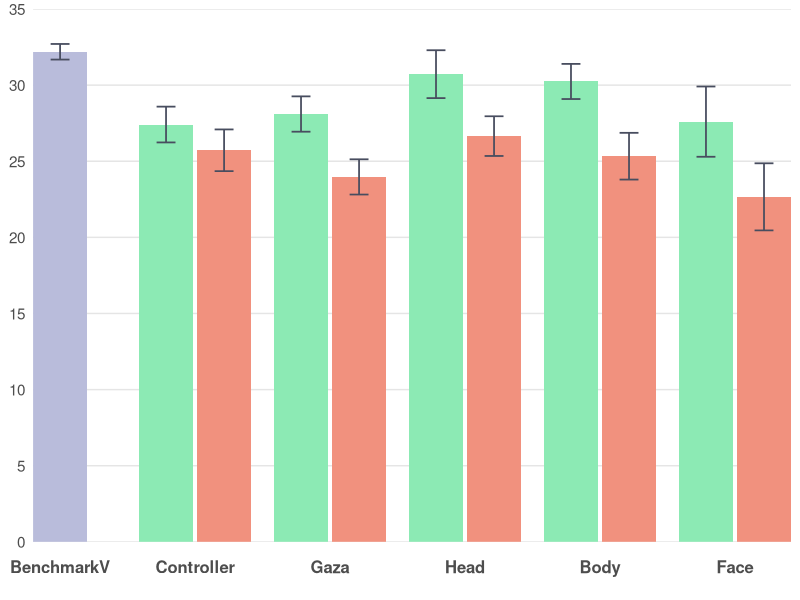
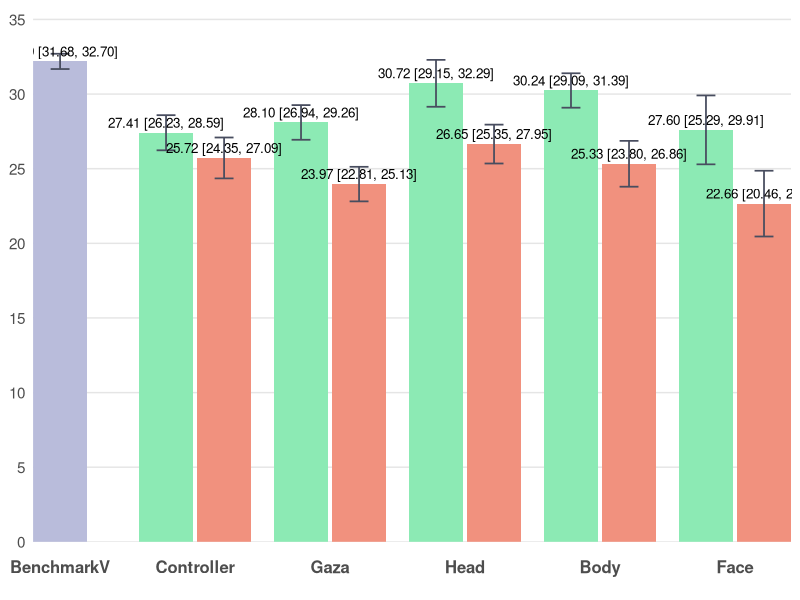

The R source for these figures, in order:
# ================= Packages =================
if (!require(ggplot2)) install.packages("ggplot2")
library(ggplot2)

# ================= Data =================
bench_mean <- 32.19; bench_sd <- 1.37

dat <- data.frame(
  Category = c("BenchmarkV",
               "Controller","Controller",
               "Gaza","Gaza",
               "Head","Head",
               "Body","Body",
               "Face","Face"),
  slot     = c("C",
               "L","R",
               "L","R",
               "L","R",
               "L","R",
               "L","R"),
  series   = c("BenchmarkV",
               "Easy","Hard",
               "Easy","Hard",
               "Easy","Hard",
               "Easy","Hard",
               "Easy","Hard"),
  mean     = c(bench_mean,
               27.41, 25.72,
               28.10, 23.97,
               30.72, 26.65,
               30.24, 25.33,
               27.60, 22.66),
  sd       = c(bench_sd,
               3.15, 3.67,
               3.11, 3.10,
               4.21, 3.49,
               3.09, 4.11,
               6.18, 5.90),
  stringsAsFactors = FALSE
)

# 固定横轴顺序
dat$Category <- factor(dat$Category,
  levels = c("BenchmarkV","Controller","Gaza","Head","Body","Face"))
dat$slot   <- factor(dat$slot, levels = c("L","C","R"))
dat$series <- factor(dat$series, levels = c("Easy","BenchmarkV","Hard"))

# ================= 手动定位（确保居中+相邻柱体有间距） =================
# 以每个类目的中心为整数(1,2,3,...)，在左右各偏移 delta；两柱宽度为 bar_w
group_w <- 0.8               # 每个类目总体占宽（<1 避免挤到相邻类目）
bar_w   <- group_w / 2       # 0.4  柱体宽度保持不变
delta   <- group_w / 4       # 0.2  基础偏移
gap     <- 0.03              # 相邻柱体间距（几个像素）

# 对于非BenchmarkV类别，L和R之间增加间距
offset_map <- c(L = -delta - gap/2, C = 0, R = +delta + gap/2)

x_base <- as.numeric(dat$Category)
dat$x  <- x_base + unname(offset_map[as.character(dat$slot)])

# ================= 配色方案 =================
col_easy  <- "#8CEAB4"      # Easy
col_hard  <- "#F1917E"      # Hard
col_bench <- "#B9BCDB"      # BenchmarkV

err_col   <- "#484D5F"

theme_base <- theme_minimal(base_size = 13) +
  theme(
    legend.position    = "none",
    panel.background   = element_rect(fill = "#FFFFFF", color = NA),  # 白底
    plot.background    = element_rect(fill = "#FFFFFF", color = NA),  # 白底
    panel.grid.major   = element_blank(),  # 去除所有网格线
    panel.grid.minor   = element_blank(),  # 去除所有网格线
    panel.grid.major.x = element_blank(),
    panel.grid.minor.x = element_blank(),
    panel.grid.major.y = element_blank(),
    panel.grid.minor.y = element_blank(),
    axis.ticks.x       = element_blank(),  # 去除x轴刻度线（底部灰色竖线）
    axis.ticks.y       = element_blank(),  # 去除y轴刻度线（左侧竖着的刻度线）
    axis.line.x        = element_blank(),  # 去除x轴线（底部灰色竖线）
    axis.line.y        = element_blank(),  # 去除y轴线（左侧竖线）
    axis.text.x        = element_text(size = 12, face = "bold", 
                                       margin = margin(t = 10, b = 10)),  # 底部文字距离坐标轴更远
    axis.text.y        = element_text(size = 11),
    axis.title         = element_blank()
  )

# y 轴：0-35 的坐标线
y_top    <- 35
y_breaks <- seq(0, 35, by = 5)

# x 轴：用数值坐标，刻度放在每个类目中心
x_breaks <- seq_along(levels(dat$Category))
x_labels <- levels(dat$Category)

# ================= 95% 置信区间计算 =================
n <- 30  # 样本量
df <- n - 1  # 自由度 = 29
t_critical <- qt(0.975, df)  # t分布临界值（95% CI，双尾）
# 计算95% CI的误差范围
dat$ci_margin <- t_critical * (dat$sd / sqrt(n))

# ================= 图1：不带标注 =================
p1 <- ggplot(dat, aes(x = x, y = mean, fill = series)) +
  # 手动添加 0-35 的水平坐标线
  geom_hline(yintercept = y_breaks, color = "#E5E5E5", linewidth = 0.5) +
  geom_col(width = bar_w, position = "identity", colour = NA) +
  geom_errorbar(aes(ymin = mean - ci_margin, ymax = mean + ci_margin),
                width = bar_w * 0.35, color = err_col, linewidth = 0.6,
                position = "identity") +
  scale_fill_manual(values = c(Easy = col_easy, BenchmarkV = col_bench, Hard = col_hard)) +
  scale_y_continuous(breaks = y_breaks, minor_breaks = NULL) +
  scale_x_continuous(breaks = x_breaks, labels = x_labels, expand = c(0, 0)) +
  coord_cartesian(ylim = c(0, y_top), expand = 0) +
  theme_base

# ================= 图2：带"均值 (95% CI)"标注 =================
lab_df <- transform(dat, label = sprintf("%.2f [%.2f, %.2f]", mean, 
                                          mean - ci_margin, mean + ci_margin))

p2 <- ggplot(dat, aes(x = x, y = mean, fill = series)) +
  # 手动添加 0-35 的水平坐标线
  geom_hline(yintercept = y_breaks, color = "#E5E5E5", linewidth = 0.5) +
  geom_col(width = bar_w, position = "identity", colour = NA) +
  geom_errorbar(aes(ymin = mean - ci_margin, ymax = mean + ci_margin),
                width = bar_w * 0.35, color = err_col, linewidth = 0.6,
                position = "identity") +
  geom_text(data = lab_df, aes(label = label),
            vjust = -0.5, size = 3.4, position = "identity") +
  scale_fill_manual(values = c(Easy = col_easy, BenchmarkV = col_bench, Hard = col_hard)) +
  scale_y_continuous(breaks = y_breaks, minor_breaks = NULL) +
  scale_x_continuous(breaks = x_breaks, labels = x_labels, expand = c(0, 0)) +
  coord_cartesian(ylim = c(0, y_top * 1.02), expand = 0) +
  theme_base

# 保存文件
ggsave("bars_aligned_no_labels.png", p1, width = 8, height = 3.57, dpi = 300, bg = "white")
ggsave("bars_aligned_with_labels.png", p2, width = 8, height = 3.92, dpi = 300, bg = "white")
